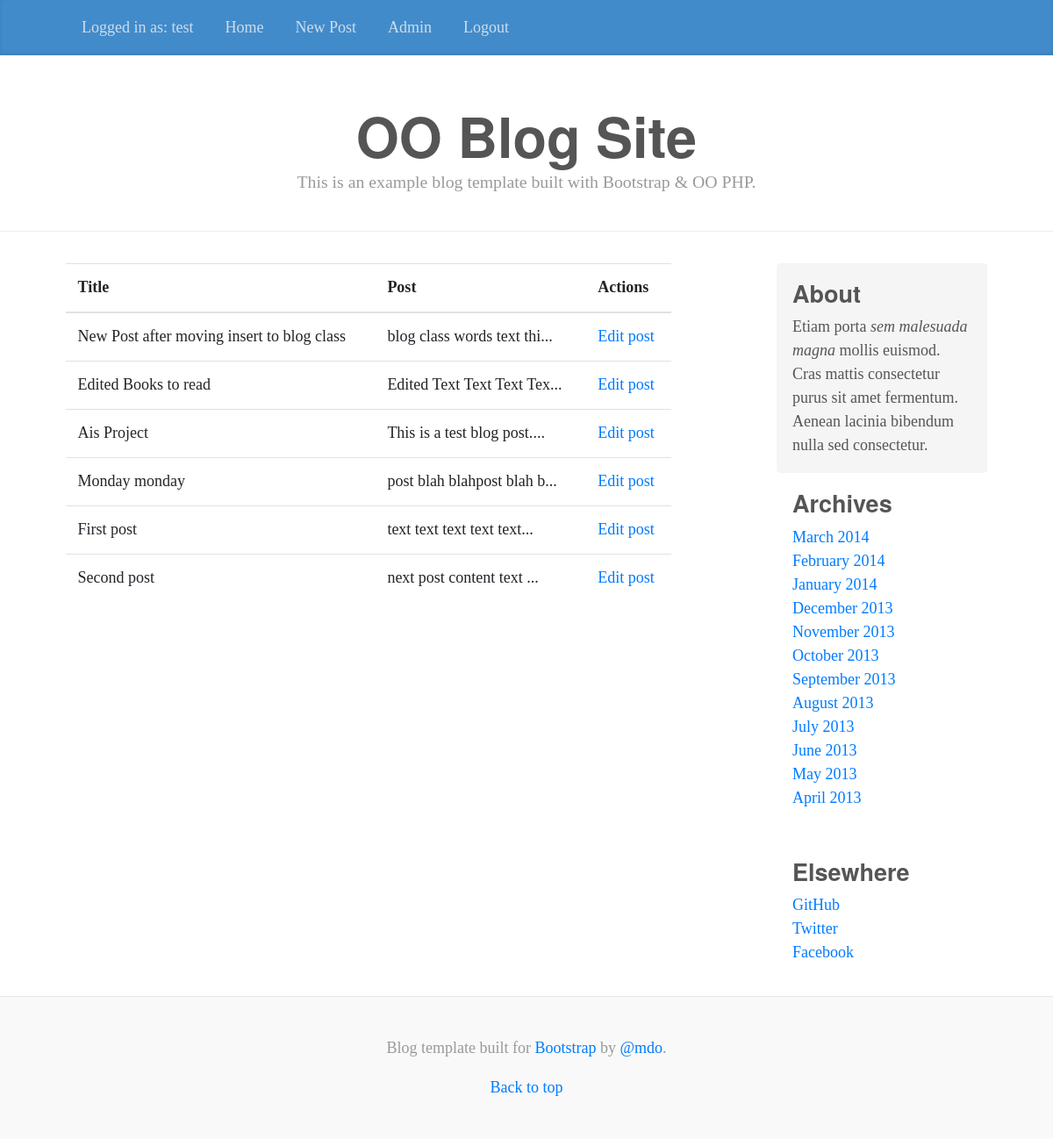
/admin.php (signed in), run on the app's committed database.
### tables this page shows
CREATE TABLE IF NOT EXISTS `users` (
  `user_id` int(11) NOT NULL AUTO_INCREMENT,
  `username` varchar(25) NOT NULL,
  `email` varchar(255) NOT NULL,
  `password` varchar(255) NOT NULL,
  PRIMARY KEY (`user_id`)
);

CREATE TABLE IF NOT EXISTS `blog_posts` (
  `blog_post_id` int(11) NOT NULL AUTO_INCREMENT,
  `title` varchar(100) NOT NULL,
  `blog_post` text NOT NULL,
  `submitted_on` timestamp NULL DEFAULT NULL,
  `user_id` int(20) NOT NULL,
  PRIMARY KEY (`blog_post_id`),
  KEY `FK_USER_TABLE_USER_ID` (`user_id`),
  CONSTRAINT `FK_USER_TABLE_USER_ID` FOREIGN KEY (`user_id`) REFERENCES `users` (`user_id`)
);

### includes/config.php (called while the page is built, shortened)
<?php
include('classes/user.php');
include('classes/blog.php');
$db = new PDO("mysql:host=".DBHOST.";port=3306;dbname=".DBNAME, DBUSER, DBPASS);
$db->setAttribute(PDO::ATTR_ERRMODE, PDO::ERRMODE_EXCEPTION);
$user = new User($db);
$blog = new Blog($db);
?>

### classes/user.php (called while the page is built, shortened)
<?php
class User extends PasswordChecks{
	public $username;
	public function __construct($db){
		$this->_db = $db;
	}
	public function getUserById($userId) {
		try {
			$stmt = $this->_db->prepare('SELECT user_id, username, password FROM users WHERE user_id = :userId');
			$stmt->execute(array('userId' => $userId));
			$results = $stmt->fetch();
			$this->username = $results['username'];
			return $results;
		} catch(PDOException $e) {
			echo $e->getMessage();
		}
	}
	public function getUsername() {
		return $this->username;
	}
}
?>

### classes/blog.php (called while the page is built, shortened)
<?php
class Blog {
    function __construct($db){
        $this->_db = $db;
    }
    public function getBlogPostsForUser($userId){
        try {
            $stmt = $this->_db->prepare('SELECT blogPost.*, user.username AS blog_author
                                            FROM `blog_posts` AS blogPost
                                            LEFT JOIN `users` AS user
                                            ON blogPost.user_id = user.user_id
                                            WHERE blogPost.user_id = :user_id
                                            ORDER BY blogPost.submitted_on DESC;');
            $stmt->execute(array('user_id' => $userId));
            return $stmt->fetchAll(PDO::FETCH_ASSOC);
        } catch(PDOException $e) {
            echo $e->getMessage();
        }
    }
}

### admin.php (the view)
<?php
include('includes/config.php');
require_once('classes/user.php');
$blogPostsForUser = $blog->getBlogPostsForUser($_SESSION['userId']);
include('includes/siteheader.php');
?>
<div class="container">
    <div class="row">
        <div class="col-sm-8 blog-main">
            <table class="table">
                <thead>
                    <tr>
                        <th>Title</th>
                        <th>Post</th>
                        <th>Actions</th>
                    </tr>
                </thead>
                <tbody>
                <?php foreach ($blogPostsForUser as $blogPost): ?>
                    <tr>
                        <td><?=$blogPost['title']; ?></td>
                        <td><?= strlen($blogPost['blog_post']) > 50 ? substr($blogPost['blog_post'],0,25)."..." : $blogPost['blog_post']; ?></td>
                        <td><a href="editpost.php?id=<?= $blogPost['blog_post_id'] ?>">Edit post</a></td>
                    </tr>
                <?php endforeach; ?>
                </tbody>
            </table>
        </div>
        <?php include('includes/sidebar.php'); ?>
    </div>
</div>
<?php include('includes/footer.php');?>

### includes/siteheader.php (shortened to what this page needs)
<?php
$userId = $_SESSION['userId'];
$user->getUserById($userId);
?>
<!DOCTYPE html>
<html lang="en">
<head>
    <link rel="stylesheet" href="https://stackpath.bootstrapcdn.com/bootstrap/4.3.1/css/bootstrap.min.css">
    <link href="../css/blog.css" rel="stylesheet" type="text/css">
</head>
<body>
<?php include('menu.php');?>
<div class="blog-header">
    <div class="container">
        <h1 class="blog-title">OO Blog Site</h1>
        <p class="lead blog-description">This is an example blog template built with Bootstrap & OO PHP.</p>
    </div>
</div>

### includes/menu.php
<div class="navigation">
<div class="blog-masthead">
    <div class="container">
        <nav class="nav blog-nav">
            <a class="nav-link" href="#">Logged in as: <?= $user->getUsername();?></a>
            <a class="nav-link" href="home.php">Home</a>
            <a class="nav-link" href="newpost.php">New Post</a>
            <a class="nav-link" href="admin.php">Admin</a>
            <a class="nav-link" href="logout.php">Logout</a>
        </nav>
    </div>
</div>
</div>

### includes/sidebar.php
<div class="col-sm-3 offset-sm-1 blog-sidebar">
<div class="sidebar-module sidebar-module-inset">
    <h4>About</h4>
    <p>Etiam porta <em>sem malesuada magna</em> mollis euismod. Cras mattis consectetur purus sit amet fermentum. Aenean lacinia bibendum nulla sed consectetur.</p>
</div>
<div class="sidebar-module">
    <h4>Archives</h4>
    <ol class="list-unstyled">
        <li><a href="#">March 2014</a></li>
        <li><a href="#">February 2014</a></li>
        <li><a href="#">January 2014</a></li>
        <li><a href="#">December 2013</a></li>
        <li><a href="#">November 2013</a></li>
        <li><a href="#">October 2013</a></li>
        <li><a href="#">September 2013</a></li>
        <li><a href="#">August 2013</a></li>
        <li><a href="#">July 2013</a></li>
        <li><a href="#">June 2013</a></li>
        <li><a href="#">May 2013</a></li>
        <li><a href="#">April 2013</a></li>
    </ol>
</div>
<div class="sidebar-module">
    <h4>Elsewhere</h4>
    <ol class="list-unstyled">
        <li><a href="#">GitHub</a></li>
        <li><a href="#">Twitter</a></li>
        <li><a href="#">Facebook</a></li>
    </ol>
</div>
</div>

### includes/footer.php (shortened to what this page needs)
<footer class="blog-footer">
    <p>Blog template built for <a href="https://getbootstrap.com">Bootstrap</a> by <a href="https://twitter.com/mdo">@mdo</a>.</p>
    <p>
        <a href="#">Back to top</a>
    </p>
</footer>
</body>
</html>

### css/blog.css (style rules this page uses)
@media (min-width: 48em) { html { font-size: 18px; } }
body { font-family: Georgia, "Times New Roman", Times, serif; color: #555; }
h1, .h1, h2, .h2, h3, .h3, h4, .h4, h5, .h5, h6, .h6 { font-family: "Helvetica Neue", Helvetica, Arial, sans-serif; font-weight: bold; }
.container { max-width: 60rem; }
.blog-masthead { margin-bottom: 3rem; background-color: #428bca; -webkit-box-shadow: inset 0 -.1rem .25rem rgba(0,0,0,.1); box-shadow: inset 0 -.1rem .25rem rgba(0,0,0,.1); }
.nav-link { position: relative; padding: 1rem; font-weight: 500; color: #cdddeb; }
.blog-header { padding-bottom: 1.25rem; margin-bottom: 2rem; border-bottom: .05rem solid #eee; }
.blog-title { margin-bottom: 0; font-size: 2rem; font-weight: bold; text-align: center; }
.blog-description { font-size: 1.1rem; color: #999; text-align: center; }
@media (min-width: 40em) { .blog-title { font-size: 3.5rem; } }
.sidebar-module { padding: 1rem; }
.sidebar-module-inset { padding: 1rem; background-color: #f5f5f5; border-radius: .25rem; }
.sidebar-module-inset p:last-child, .sidebar-module-inset ul:last-child, .sidebar-module-inset ol:last-child { margin-bottom: 0; }
.blog-footer { padding: 2.5rem 0; color: #999; text-align: center; background-color: #f9f9f9; border-top: .05rem solid #e5e5e5; }
.blog-footer p:last-child { margin-bottom: 0; }

### data on the page
users: username "test"
blog_posts: title "New Post after moving insert to blog class", blog_post "blog class words text thi"
blog_posts: title "Edited Books to read", blog_post "Edited Text Text Text Tex"
blog_posts: title "Ais Project", blog_post "This is a test blog post."
blog_posts: title "Monday monday", blog_post "post blah blahpost blah b"
blog_posts: title "First post", blog_post "text text text text text"
blog_posts: title "Second post", blog_post "next post content text"
